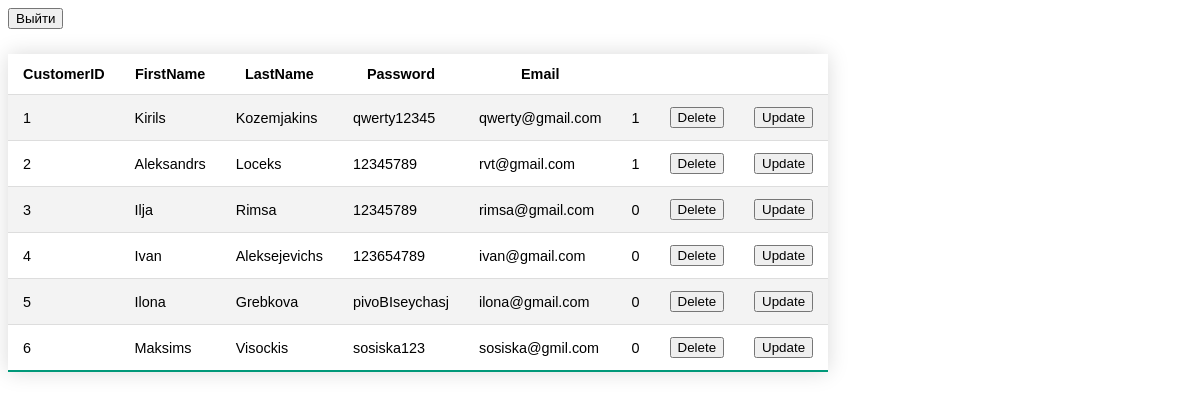
The page /php/admin/user_data.php (signed in) on the database as committed earlier.
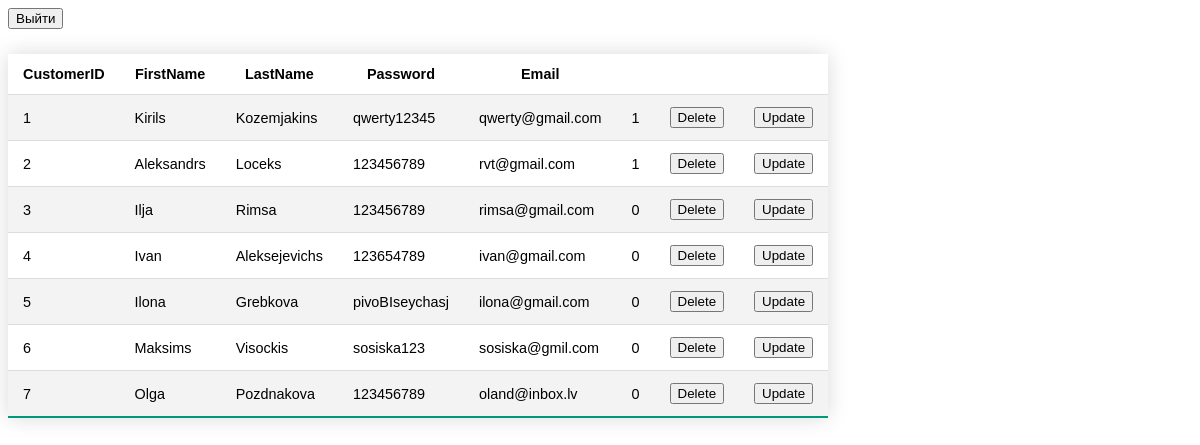
The same page on the database as committed later.
### tables this page shows
CREATE TABLE IF NOT EXISTS `customer` (
  `CustomerID` int NOT NULL AUTO_INCREMENT,
  `FirstName` varchar(50) DEFAULT NULL,
  `LastName` varchar(50) DEFAULT NULL,
  `Password` varchar(50) DEFAULT NULL,
  `Email` varchar(50) DEFAULT NULL,
  `Access` int DEFAULT '0',
  PRIMARY KEY (`CustomerID`)
);

### php/admin/user_data.php (the view, shortened to what this page needs)
<!DOCTYPE html>
<html>
<head>
	<link rel="stylesheet" href="..\..\css\admin\user_data.css">
</head>
<body>
    <form action='..\..\FunctionsPHP\logout.php' method="post">
        <button type="submit" name="logout">Выйти</button>
    </form>
    <table class="styled-table">
        <tr>
            <th>CustomerID</th>
            <th>FirstName</th>
            <th>LastName</th>
            <th>Password</th>
            <th>Email</th>
            <th></th>
            <th></th>
        </tr>
        <?php
        $host = "127.0.0.1";
        $dbname = "booking";
        $username = "root";
        $password = "";
        try {
            $conn = new PDO("mysql:host=$host;dbname=$dbname", $username, $password);
            $conn->setAttribute(PDO::ATTR_ERRMODE, PDO::ERRMODE_EXCEPTION);
            $query = $conn->prepare("SELECT * FROM customer");
            $query->execute();
            $results = $query->fetchAll();
        } catch (PDOException $e) {
            echo 'Error: ' . $e->getMessage();
        }
        foreach ($results as $row) {
            echo "<tr><td>" . $row['CustomerID'] . "</td>";
            echo "<td>" . $row['FirstName'] . "</td>";
            echo "<td>" . $row['LastName'] . "</td>";
            echo "<td>" . $row['Password'] . "</td>";
            echo "<td>" . $row['Email'] . "</td>";
            echo "<td>" . $row['Access'] . "</td>";
            echo "<td>";
            echo "<form action='..\..\FunctionsPHP\delete_user.php' method='post'>";
            echo "<input type='submit' value='Delete'>";
            echo "</form>";
            echo "</td>";
            echo "<td>";
            echo "<button class='ShowUpdateForm'>Update</button>";
            echo "</td></tr>";
        }
        ?>
    </table>
</body>
</html>

Rows that differ between the two databases and show on the page:
changed customer "Aleksandrs": Password "12345789" → "123456789"
changed customer "Ilja": Password "12345789" → "123456789"
added customer: CustomerID "7", FirstName "Olga", LastName "Pozdnakova", Password "123456789", Email "oland@inbox.lv", Access "0"
